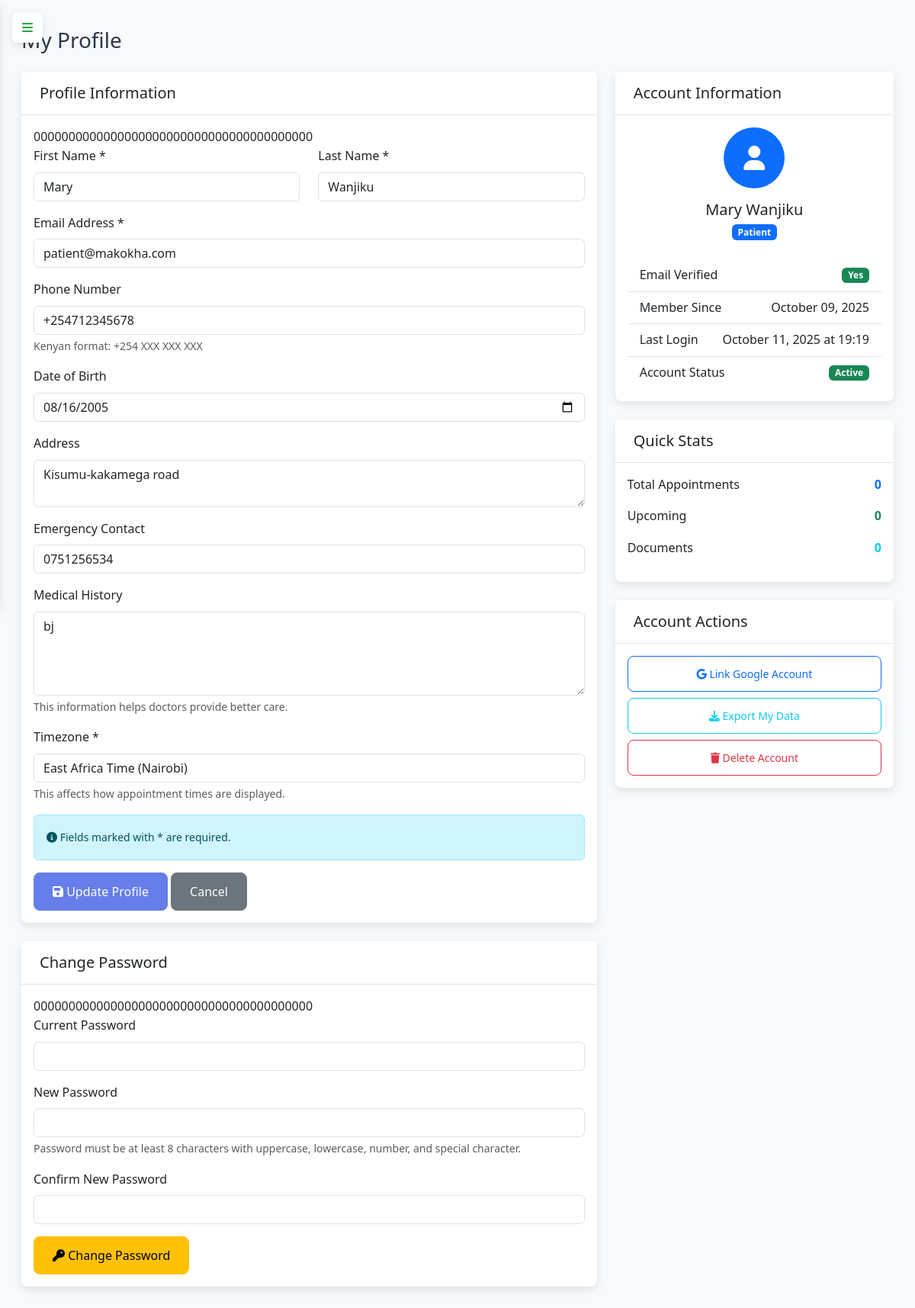
Before: /profile (signed in) with the older database file.
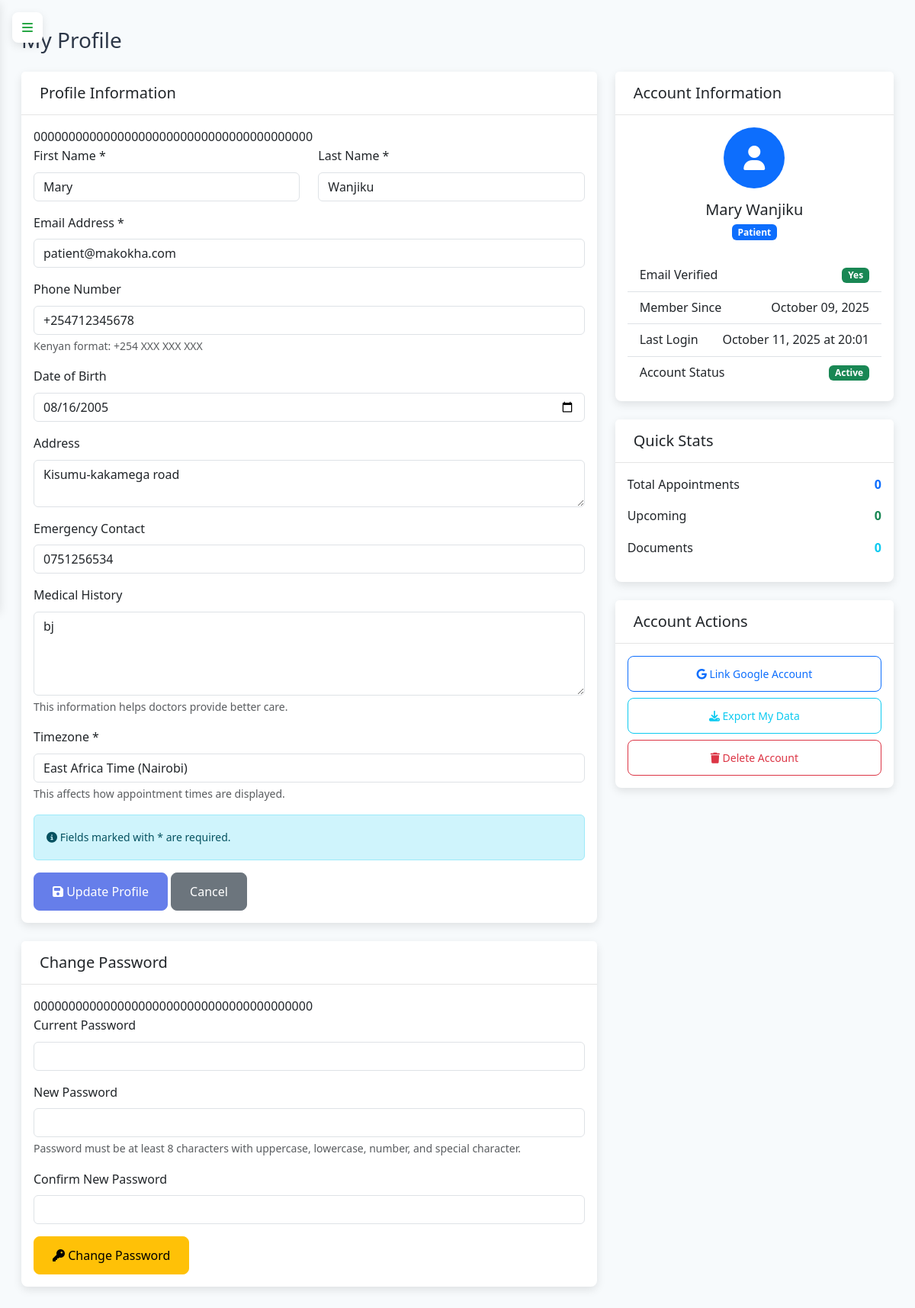
After: the same page with the newer database file.
### app.py (models this page shows, shortened)
class User(UserMixin, db.Model):
    id = db.Column(db.Integer, primary_key=True)
    username = db.Column(db.String(80), unique=True, nullable=True)
    email = db.Column(db.String(120), unique=True, nullable=False)
    password_hash = db.Column(db.String(128), nullable=True)  # Changed to nullable=True
    google_id = db.Column(db.String(100), unique=True, nullable=True)
    role = db.Column(db.String(20), nullable=False)
    created_at = db.Column(db.DateTime, default=lambda: datetime.utcnow())
    last_login = db.Column(db.DateTime)
    login_attempts = db.Column(db.Integer, default=0)
    account_locked_until = db.Column(db.DateTime)
    timezone = db.Column(db.String(50), default='UTC')
    patient_profile = db.relationship('Patient', backref='user', uselist=False, cascade='all, delete-orphan')
    doctor_profile = db.relationship('Doctor', backref='user', uselist=False, cascade='all, delete-orphan')

### app.py (the view)
@app.route('/profile')
@login_required
def profile():
    try:
        if current_user.role == 'patient':
            profile_data = current_user.patient_profile
        elif current_user.role == 'doctor':
            profile_data = current_user.doctor_profile
        else:  # admin
            profile_data = None
        return render_template('profile.html',
                             profile_data=profile_data,
                             current_user=current_user)
    except Exception as e:
        app.logger.error(f"Error loading profile: {str(e)}")
        flash('Error loading profile', 'error')
        return redirect(url_for('patient_dashboard' if current_user.role == 'patient' else 'doctor_dashboard'))

### app.py (called while the page is built)
@login_manager.user_loader
def load_user(user_id):
    return db.session.get(User, int(user_id))

@app.context_processor
def utility_processor():
    return {
        'get_current_time': get_current_time,
        'format_datetime': format_datetime,
        'get_user_timezone': get_user_timezone,
        'convert_to_user_timezone': convert_to_user_timezone,
        'datetime': datetime  # Add this line
    }

@app.context_processor
def inject_user_role():
    return {
        'current_user_role': current_user.role if current_user.is_authenticated else None
    }

### templates/profile.html (shortened to what the changed rows need)
{% extends "base.html" %}
{% block content %}
<div class="container-fluid">
    <div class="row">
        <div class="col-12">
            <div class="d-flex justify-content-between align-items-center mb-4">
                <h1 class="h3 mb-0">My Profile</h1>
            </div>
        </div>
    </div>
    <div class="row">
        <div class="col-md-8">
            <div class="card">
                <div class="card-body">
                    <form method="POST" action="{{ url_for('update_profile') }}">
                        <div class="mb-3">
                            <label for="email" class="form-label">Email Address *</label>
                            <input type="email" class="form-control" id="email" name="email"
                                   value="{{ current_user.email }}" required>
                        </div>
                        <div class="mb-3">
                            <label for="timezone" class="form-label">Timezone *</label>
                            <select class="form-control" id="timezone" name="timezone" required>
                                <option value="Africa/Nairobi" {% if current_user.timezone == 'Africa/Nairobi' %}selected{% endif %}>East Africa Time (Nairobi)</option>
                            </select>
                            <div class="form-text">This affects how appointment times are displayed.</div>
                        </div>
                    </form>
                </div>
            </div>
        </div>
        <div class="col-md-4">
            <div class="card">
                <div class="card-body">
                    <div class="text-center mb-4">
                        <p class="text-muted">
                            <span class="badge
                                {% if current_user.role == 'admin' %}bg-danger
                                {% elif current_user.role == 'doctor' %}bg-success
                                {% else %}bg-primary{% endif %}">
                                {{ current_user.role|title }}
                            </span>
                        </p>
                    </div>
                    <div class="list-group list-group-flush">
                        <div class="list-group-item d-flex justify-content-between align-items-center">
                            <span>Member Since</span>
                            <span>{{ current_user.created_at.strftime('%B %d, %Y') if current_user.created_at else 'N/A' }}</span>
                        </div>
                        <div class="list-group-item d-flex justify-content-between align-items-center">
                            <span>Last Login</span>
                            <span>{{ current_user.last_login.strftime('%B %d, %Y at %H:%M') if current_user.last_login else 'Never' }}</span>
                        </div>
                    </div>
                </div>
            </div>
        </div>
    </div>
</div>
{% endblock %}

Changed rows visible on the page:
changed User "Patient": last_login "October 11, 2025 at 19:19" → "October 11, 2025 at 20:01"
